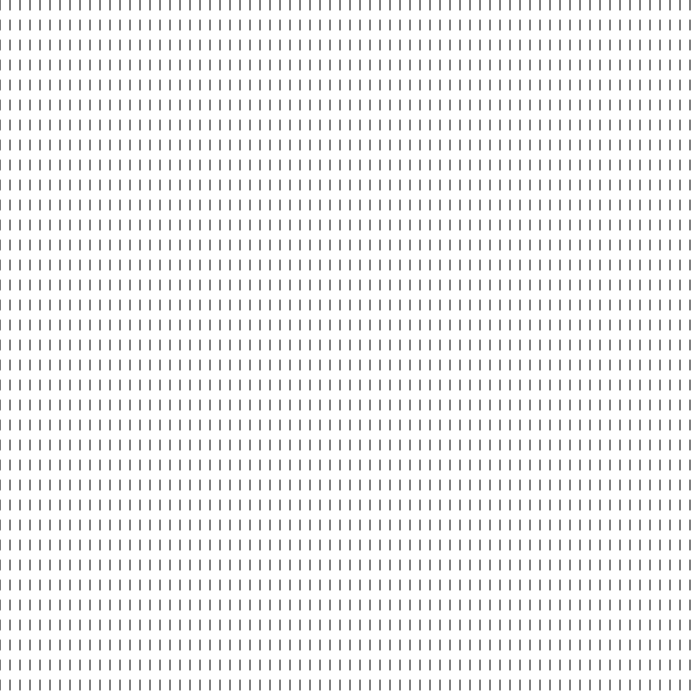
Frame 1 (no input)
Frame 60 (no input): identical to frame 1, image omitted
Frame 120 (the mouse pressed at the canvas centre since frame 60): identical to frame 1, image omitted

The p5.js sketch that drew this single still picture (run headless with seeded random() and noise() and a simulated clock; from frame 60 on, the mouse is pressed at the canvas centre):

// p5.js sketch
// ── sketch.js
function setup() {
  // put setup code here

  createCanvas(700, 700);
}

function draw() {
  // put drawing code here

   background(255);
   var x = 0;
   //try playing around with beginShape()
   beginShape (LINES);
   while (x < width) {
       var y = 0;
           while (y < height) {
             vertex (x, y);
                y += 10; //increase y by 10 each loop
           }
                x += 10; //increase x by 10 each outer loop
   }
     endShape ();
}
